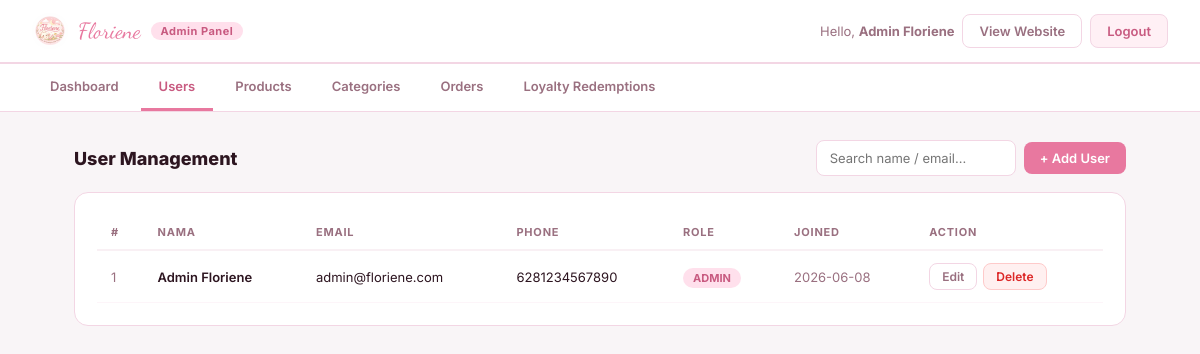
The page /admin.php?section=users (signed in) on the database its author committed.
### tables this page shows
CREATE TABLE IF NOT EXISTS user (
    id_user INT AUTO_INCREMENT PRIMARY KEY,
    nama VARCHAR(255) NOT NULL,
    email VARCHAR(255) NOT NULL UNIQUE,
    password VARCHAR(255) NOT NULL,
    nomor_hp VARCHAR(20),
    role ENUM('ADMIN', 'CUSTOMER') DEFAULT 'CUSTOMER',
    created_at TIMESTAMP DEFAULT CURRENT_TIMESTAMP,
    INDEX idx_email (email),
    INDEX idx_role (role)
);

### admin.php (the view, shortened to what this page needs)
<?php
include 'php/db.php';
$section = $_GET['section'] ?? 'dashboard';
$users = $produk = $kategori = $pesanan = [];
if ($section === 'users') {
    $res = $conn->query("SELECT * FROM user ORDER BY created_at DESC");
    while ($r = $res->fetch_assoc())
        $users[] = $r;
}
function badge($s)
{
    $map = [
        'pending' => 'b-yellow',
        'processing' => 'b-blue',
        'completed' => 'b-green',
        'cancelled' => 'b-red',
        'ADMIN' => 'b-pink',
        'CUSTOMER' => 'b-purple',
        'active' => 'b-green',
        'inactive' => 'b-gray',
    ];
    return '<span class="badge ' . ($map[$s] ?? 'b-gray') . '">' . htmlspecialchars($s) . '</span>';
}
?>
<!DOCTYPE html>
<html lang="id">
<head>
    <script src="https://cdn.tailwindcss.com"></script>
    <link rel="stylesheet" href="css/admin.css">
</head>
<body>
    <div class="header">
        <div class="header-logo">
            <img src="img/logo.png" alt="Floriene">
            <span class="brand">Floriene</span>
            <span class="role-tag">Admin Panel</span>
        </div>
        <div class="header-right">
            <span style="font-size:13px;color:#9a7080;">Hello,
                <strong><?= htmlspecialchars($_SESSION['nama']) ?></strong></span>
            <a href="index.php" target="_blank">View Website</a>
            <a href="php/auth.php?aksi=logout" class="btn-logout">Logout</a>
        </div>
    </div>
    <nav class="nav">
        <a href="admin.php?section=dashboard" class="<?= $section === 'dashboard' ? 'active' : '' ?>">Dashboard</a>
        <a href="admin.php?section=users" class="<?= $section === 'users' ? 'active' : '' ?>">Users</a>
        <a href="admin.php?section=products" class="<?= $section === 'products' ? 'active' : '' ?>">Products</a>
        <a href="admin.php?section=categories" class="<?= $section === 'categories' ? 'active' : '' ?>">Categories</a>
        <a href="admin.php?section=orders" class="<?= $section === 'orders' ? 'active' : '' ?>">Orders</a>
        <a href="admin.php?section=loyalties" class="<?= $section === 'loyalties' ? 'active' : '' ?>">Loyalty Redemptions</a>
    </nav>
    <div class="main">
        <?php if ($section === 'users'): ?>
            <div class="sec-head">
                <h2>User Management</h2>
                <div class="sec-head-right">
                    <input type="text" class="input input-search" placeholder="Search name / email..."
                        oninput="cariTabel(this,'tbody-users')">
                    <button class="btn btn-pink" onclick="bukaModal('modal-tambah-user')">+ Add User</button>
                </div>
            </div>
            <div class="card">
                <div class="table-wrap">
                    <table>
                        <thead>
                            <tr>
                                <th>#</th>
                                <th>Nama</th>
                                <th>Email</th>
                                <th>Phone</th>
                                <th>Role</th>
                                <th>Joined</th>
                                <th>Action</th>
                            </tr>
                        </thead>
                        <tbody id="tbody-users">
                            <?php if (empty($users)): ?>
                                <tr>
                                    <td colspan="7" class="empty">Belum ada user.</td>
                                </tr>
                            <?php else: ?>
                                <?php foreach ($users as $i => $u): ?>
                                    <tr>
                                        <td style="color:#9a7080;"><?= $i + 1 ?></td>
                                        <td style="font-weight:600;"><?= htmlspecialchars($u['nama']) ?></td>
                                        <td><?= htmlspecialchars($u['email']) ?></td>
                                        <td><?= htmlspecialchars($u['nomor_hp'] ?? '-') ?></td>
                                        <td><?= badge($u['role']) ?></td>
                                        <td style="color:#9a7080;"><?= substr($u['created_at'], 0, 10) ?></td>
                                        <td style="display:flex;gap:6px;">
                                            <button class="btn btn-sm btn-outline"
                                                onclick='isiEditUser(<?= htmlspecialchars(json_encode($u)) ?>)'>Edit</button>
                                            <form method="POST" action="php/user.php" style="margin:0;"
                                                onsubmit="return confirm('Delete this user?')">
                                                <button type="submit" class="btn btn-sm btn-danger">Delete</button>
                                            </form>
                                        </td>
                                    </tr>
                                <?php endforeach; ?>
                            <?php endif; ?>
                        </tbody>
                    </table>
                </div>
            </div>
        <?php endif; ?>
    </div>
</body>
</html>

### css/admin.css (style rules this page uses)
* { margin: 0; padding: 0; box-sizing: border-box; }
body { font-family: "Inter", sans-serif; background: #f9f5f7; color: #2d1520; min-height: 100vh; }
.header { background: #fff; border-bottom: 2px solid #f3d6e4; padding: 0 32px; display: flex; align-items: center; justify-content: space-between; height: 64px; position: sticky; top: 0; z-index: 100; }
.header-logo { display: flex; align-items: center; gap: 10px; }
.header-logo img { width: 36px; height: 36px; border-radius: 50%; object-fit: cover; }
.header-logo .brand { font-family: "Dancing Script", cursive; font-size: 22px; color: #e8789f; }
.header-logo .role-tag { background: #ffe0ec; color: #c85a80; font-size: 11px; font-weight: 700; padding: 2px 10px; border-radius: 20px; letter-spacing: 0.5px; }
.header-right { display: flex; align-items: center; gap: 8px; }
.header-right a { text-decoration: none; font-size: 13px; font-weight: 600; padding: 8px 16px; border-radius: 8px; border: 1.5px solid #f3d6e4; color: #9a7080; transition: background 0.2s; }
.header-right .btn-logout { background: #fff0f5; color: #c85a80; border-color: #f3d6e4; }
.nav { background: #fff; border-bottom: 1px solid #f3d6e4; padding: 0 32px; display: flex; gap: 4px; overflow-x: auto; }
.nav a { text-decoration: none; display: block; padding: 14px 18px; font-size: 13px; font-weight: 600; color: #9a7080; border-bottom: 3px solid transparent; white-space: nowrap; transition: all 0.2s; }
.nav a.active { color: #c85a80; border-bottom-color: #e8789f; }
.main { max-width: 1100px; margin: 0 auto; padding: 28px 24px; }
.card { background: #fff; border-radius: 14px; padding: 22px; border: 1px solid #f3d6e4; }
.sec-head { display: flex; align-items: center; justify-content: space-between; margin-bottom: 16px; flex-wrap: wrap; gap: 10px; }
.sec-head h2 { font-size: 18px; font-weight: 800; color: #2d1520; }
.sec-head-right { display: flex; gap: 8px; align-items: center; flex-wrap: wrap; }
.table-wrap { overflow-x: auto; }
table { width: 100%; border-collapse: collapse; }
thead th { font-size: 11px; font-weight: 700; color: #9a7080; text-transform: uppercase; letter-spacing: 0.8px; padding: 10px 14px; text-align: left; border-bottom: 2px solid #f9f0f4; white-space: nowrap; }
tbody tr { border-bottom: 1px solid #fdf5f9; transition: background 0.15s; }
tbody td { padding: 12px 14px; font-size: 13px; vertical-align: middle; }
.badge { padding: 3px 10px; border-radius: 20px; font-size: 11px; font-weight: 700; white-space: nowrap; }
.b-pink { background: #ffe0ec; color: #c85a80; }
.btn { display: inline-flex; align-items: center; gap: 5px; padding: 8px 16px; border-radius: 8px; font-size: 13px; font-weight: 600; border: none; cursor: pointer; font-family: "Inter", sans-serif; transition: opacity 0.2s; text-decoration: none; }
.btn-pink { background: #e8789f; color: #fff; }
.btn-outline { background: #fff; color: #9a7080; border: 1.5px solid #f3d6e4; }
.btn-danger { background: #fff0f0; color: #dc2626; border: 1.5px solid #fecaca; }
.btn-sm { padding: 5px 12px; font-size: 12px; }
.input { padding: 9px 13px; border: 1.5px solid #f3d6e4; border-radius: 8px; font-size: 13px; font-family: "Inter", sans-serif; color: #2d1520; outline: none; background: #fff; transition: border-color 0.2s; }
.input-search { width: 200px; }

### rows shown on the page
user: nama "Admin Floriene", email "admin@floriene.com", nomor_hp "6281234567890", role "ADMIN", created_at "2026-06-08"

### other values the page prints
$_SESSION['nama'] "Admin Floriene"
